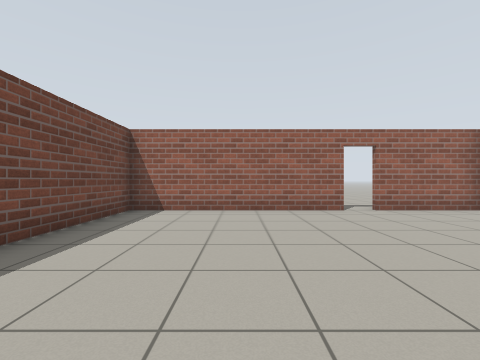
view 1 (above)

22 first-person views from a walk through a world built for the Gazebo simulator. The camera is 0.94 m above the floor, looks level and sees 90° across. The floor is counted in squares, 1 m on a side. Each view is taken from the middle of a square. On the plan, view 1 faces up. The plan holds only what a view shows up to about 10 squares ahead; the rest is blank.

view 2
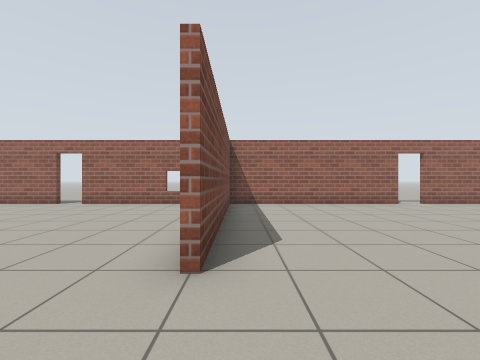

view 3
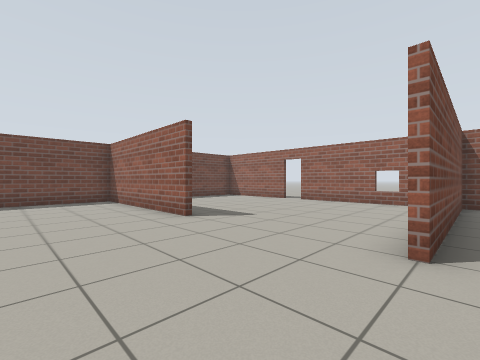

view 4
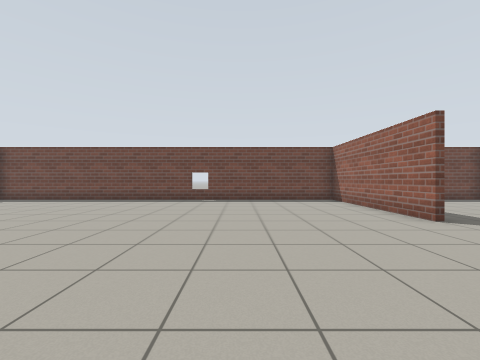

view 5
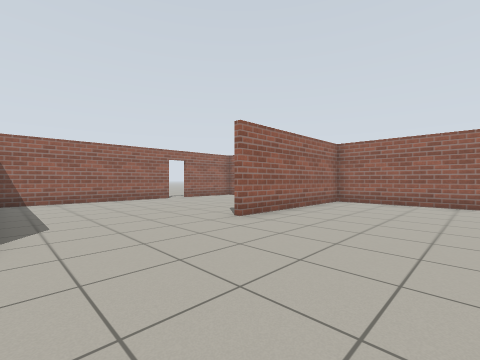

view 6
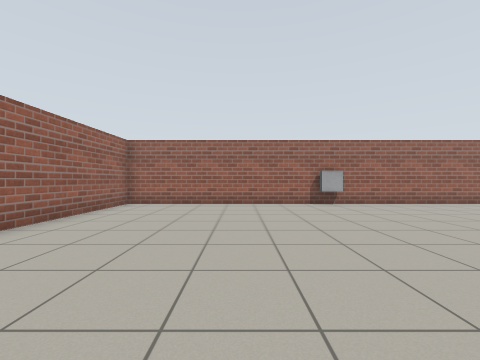

view 7
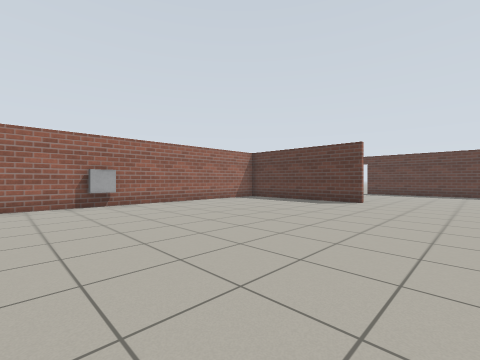

view 8
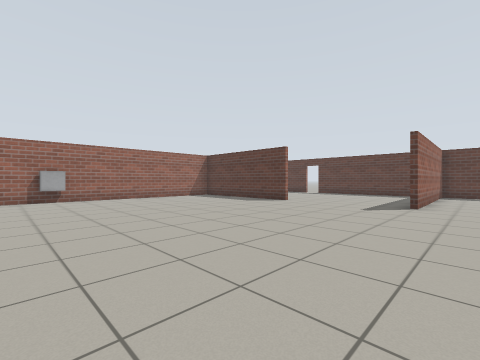

view 9
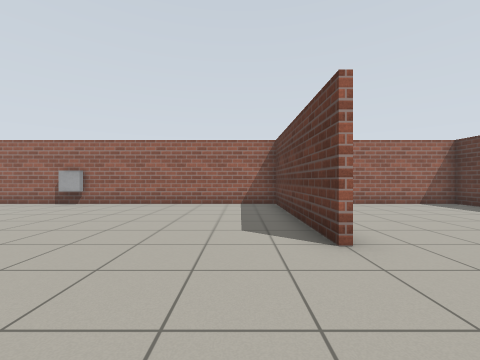

view 10
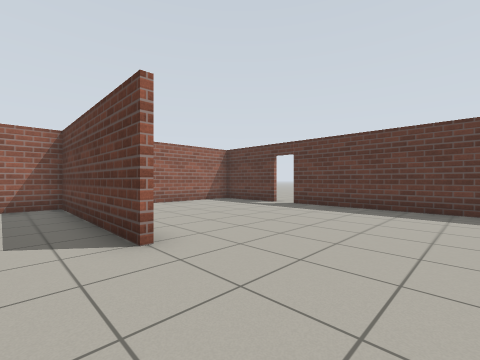

view 11
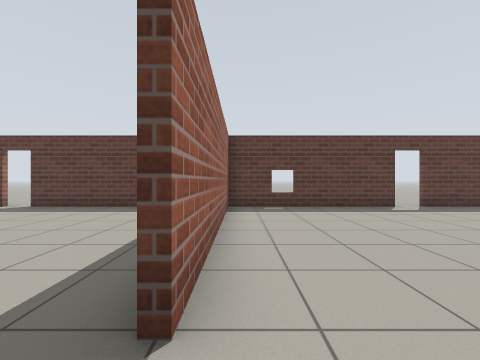

view 12
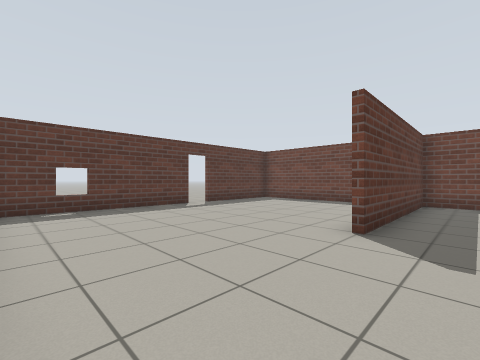

view 13
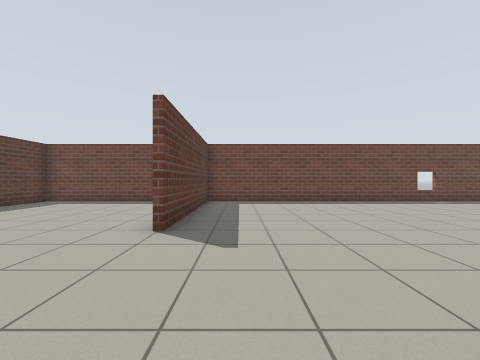

view 14
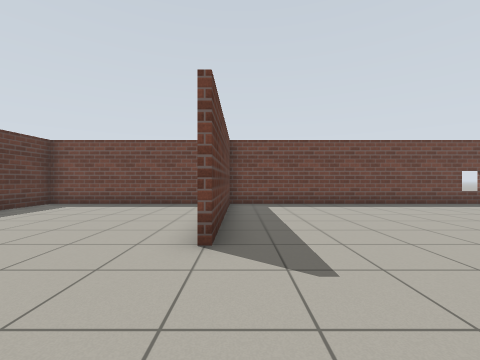

view 15
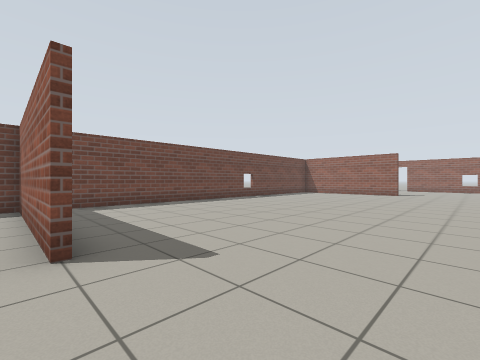

view 16
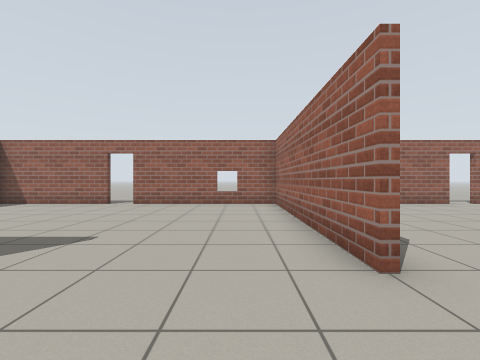

view 17
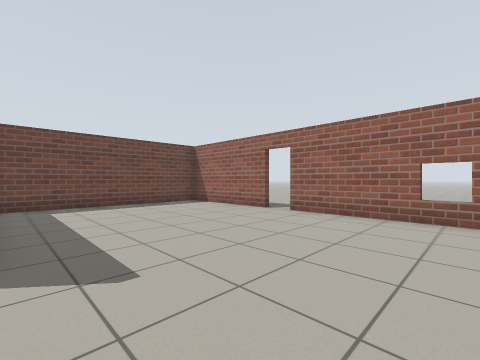

view 18
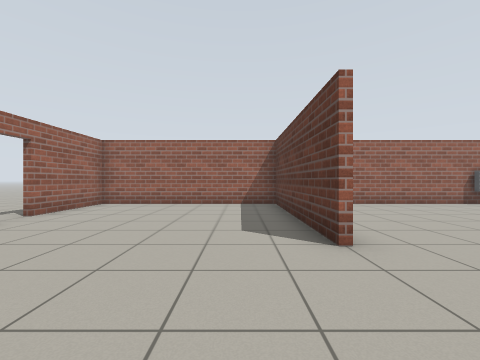

view 19
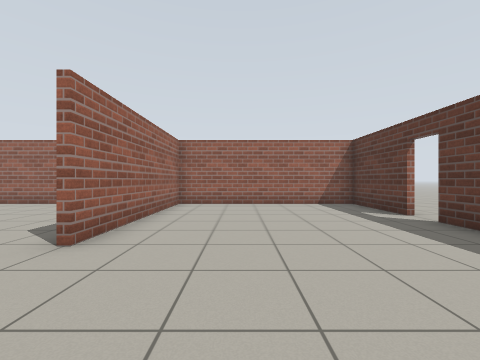

view 20
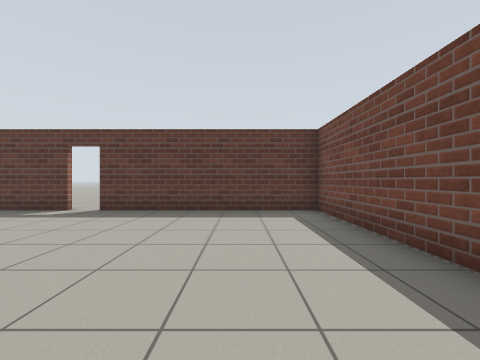

view 21
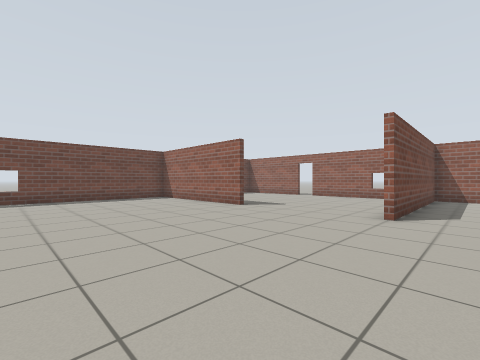

view 22
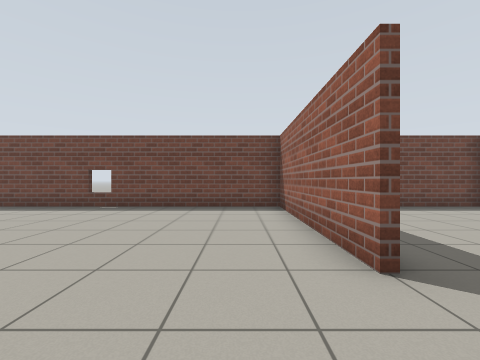

### Floor plan
Points are (right, up) in squares from view 1. A wall is a line through its corners. A room is listed if a view was taken in it or the views show most of it. See-through windows are left out.
Room 1 (views 1, 2, 3, 4, 5, 6, 7, 8, 9, 10, 11, 12, 13, 14, 15, 16, 17, 18, 19, 20, 21, 22)
walls: (-3.6, 0.4) (-3.6, 7.4); (1.4, 0.6) (7.4, 0.6) (7.4, 7.4) (4.1, 7.4); (-8.4, 0.4) (-14.4, 0.4) (-14.4, -22.4) (-10.4, -22.4); (1.4, -15.4) (7.4, -15.4) (7.4, 0.4) (1.4, 0.4); (-8.4, -15.6) (-14.1, -15.6); (-3.4, -17.4) (-3.4, -22.4) (3.4, -22.4); (-14.2, -15.4) (-8.4, -15.4); (-3.4, 7.5) (-3.4, 0.4); (-3.6, -22.1) (-3.6, -15.4); (3.2, 7.4) (-9.3, 7.4); (-10.1, 7.4) (-14.4, 7.4) (-14.4, 1); (-9.5, -22.4) (-3.6, -22.4); (4.3, -22.4) (7.4, -22.4) (7.4, -15.6) (1.4, -15.6)
ways out: open door at (-9.5, 7.5); open door at (3.5, 7.5)
objects: window (7, -7)

Where each view was taken, in squares from view 1:
view 1: 0 up, 0 right, facing up
view 2: 2 down, 3 left, facing up
view 3: 3 down, 3 left, facing up-left
view 4: 4 down, 3 left, facing left
view 5: 4 down, 3 left, facing up-right
view 6: 4 down, 2 left, facing right
view 7: 5 down, 2 left, facing down-right
view 8: 6 down, 5 left, facing down-right
view 9: 14 down, 2 left, facing right
view 10: 14 down, 2 left, facing down-right
view 11: 14 down, 4 left, facing down
view 12: 14 down, 4 left, facing down-left
view 13: 14 down, 4 left, facing left
view 14: 15 down, 5 left, facing left
view 15: 16 down, 5 left, facing up-left
view 16: 2 down, 5 left, facing up
view 17: 1 up, 5 left, facing up-left
view 18: 2 up, 2 left, facing right
view 19: 18 down, 2 left, facing right
view 20: 15 down, 1 left, facing down
view 21: 6 down, 2 left, facing up-left
view 22: 1 down, 6 left, facing left
